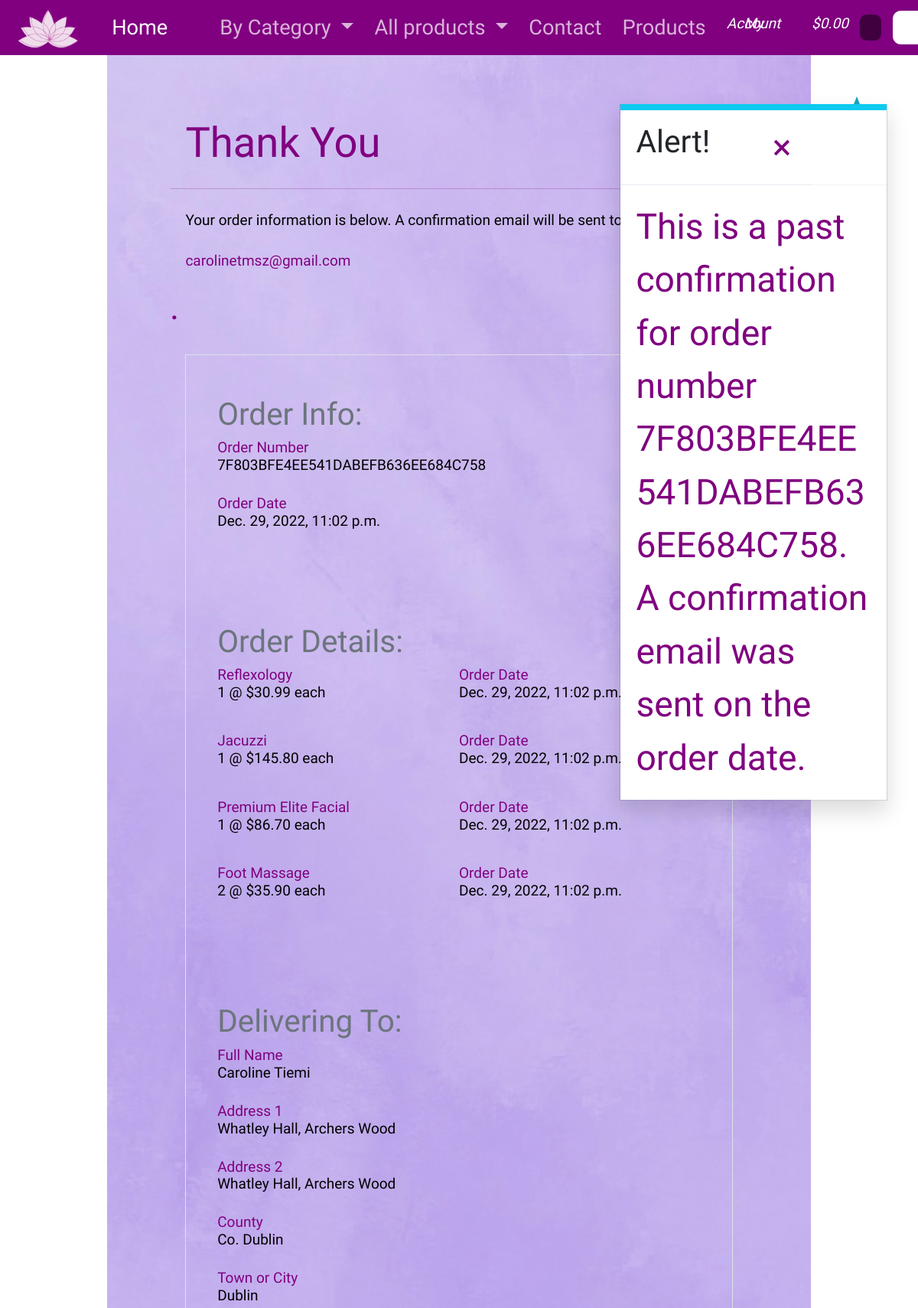
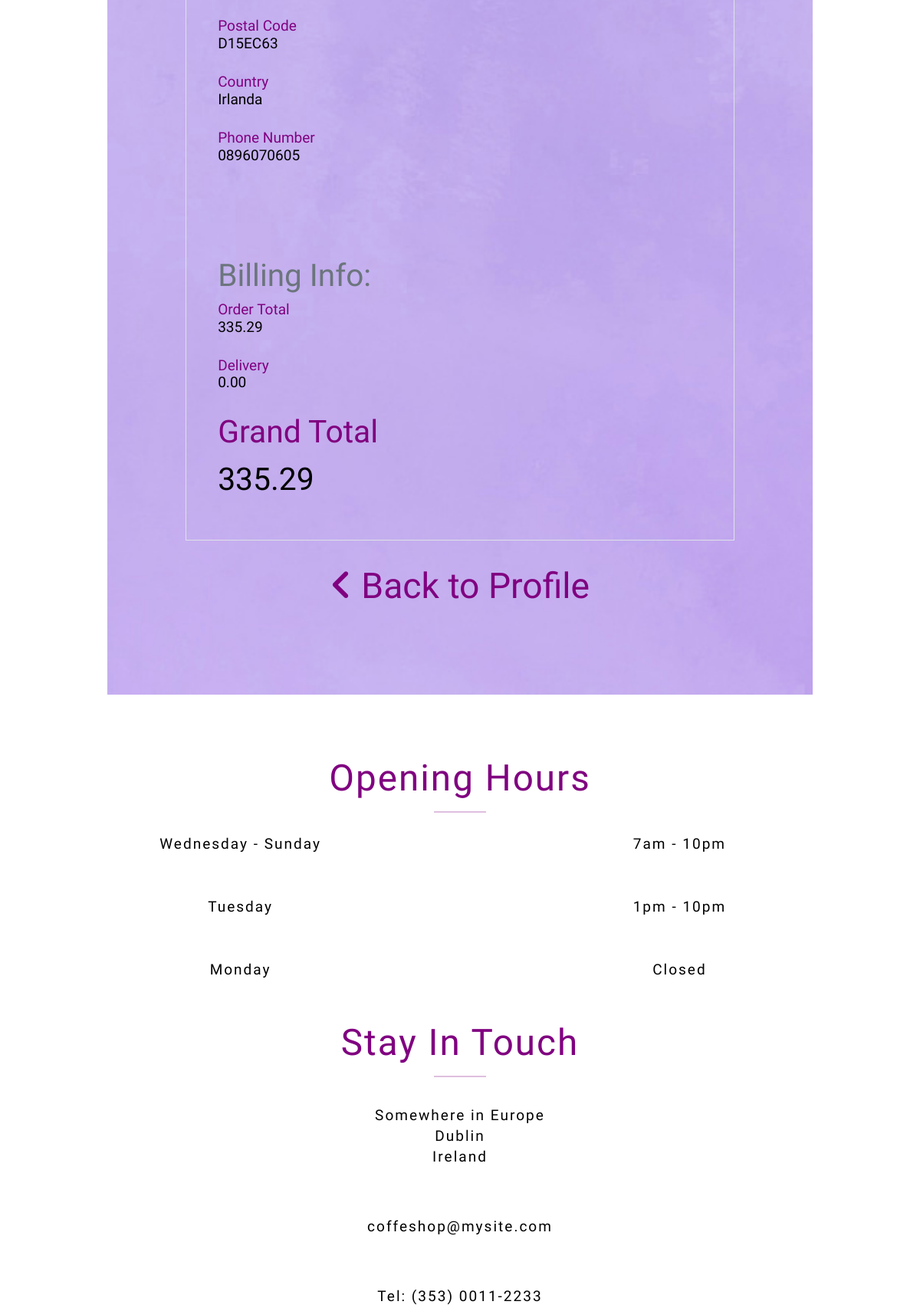
/profile/order_history/7F803BFE4EE541DABEFB636EE684C758 (upper part), run on the app's committed database (2 pictures, top to bottom).
### checkout/models.py (models this page shows, shortened)
class Order(models.Model):
    order_number = models.CharField(max_length=32, null=False, editable=False)
    user_profile = models.ForeignKey(UserProfile, on_delete=models.SET_NULL,
                                     null=True, blank=True, related_name='orders')
    full_name = models.CharField(max_length=50, null=False, blank=False)
    email = models.EmailField(max_length=254, null=False, blank=False)
    phone_number = models.CharField(max_length=20, null=False, blank=False)
    country = CountryField(blank_label='Country *', null=False, blank=False)
    postcode = models.CharField(max_length=20, null=True, blank=True)
    town_or_city = models.CharField(max_length=40, null=False, blank=False)
    street_address1 = models.CharField(max_length=80, null=False, blank=False)
    street_address2 = models.CharField(max_length=80, null=True, blank=True)
    county = models.CharField(max_length=80, null=True, blank=True)
    date = models.DateTimeField(auto_now_add=True)
    delivery_cost = models.DecimalField(max_digits=6, decimal_places=2, null=False, default=0)
    order_total = models.DecimalField(max_digits=10, decimal_places=2, null=False, default=0)
    grand_total = models.DecimalField(max_digits=10, decimal_places=2, null=False, default=0)
    original_bag = models.TextField(null=False, blank=False, default='')
    stripe_pid = models.CharField(max_length=254, null=False, blank=False, default='')

class OrderLineItem(models.Model):
    order = models.ForeignKey(Order, null=False, blank=False, on_delete=models.CASCADE, related_name='lineitems')
    product = models.ForeignKey(Product, null=False, blank=False, on_delete=models.CASCADE)
    quantity = models.IntegerField(null=False, blank=False, default=0)
    lineitem_total = models.DecimalField(max_digits=6, decimal_places=2, null=False, blank=False, editable=False)

### products/models.py (models this page shows, shortened)
class Product(models.Model):
    category = models.ForeignKey('Category', null=True, blank=True, on_delete=models.SET_NULL)
    sku = models.CharField(max_length=254, null=True, blank=True)
    name = models.CharField(max_length=254)
    description = models.TextField()
    price = models.DecimalField(max_digits=6, decimal_places=2)
    rating = models.DecimalField(max_digits=6, decimal_places=2, null=True, blank=True)
    image_url = models.URLField(max_length=1024, null=True, blank=True)
    image = models.ImageField(null=True, blank=True)

### profiles/views.py (the view)
# urls.py: path('order_history/<order_number>', views.order_history, name='order_history'),
def order_history(request, order_number):
    order = get_object_or_404(Order, order_number=order_number)
    messages.info(request, (
        f'This is a past confirmation for order number {order_number}. '
        'A confirmation email was sent on the order date.'
    ))
    template = 'checkout/checkout_success.html'
    context = {
        'order': order,
        'from_profile': True,
    }
    return render(request, template, context)

### bag/contexts.py (called while the page is built, shortened)
def bag_contents(request):
    bag_items = []
    total = 0
    product_count = 0
    bag = request.session.get('bag', {})
    if total < settings.FREE_DELIVERY_THRESHOLD:
        delivery = total * Decimal(settings.STANDARD_DELIVERY_PERCENTAGE / 100)
        free_delivery_delta = settings.FREE_DELIVERY_THRESHOLD - total
    else:
        delivery = 0
        free_delivery_delta = 0
    grand_total = delivery + total
    context = {
        'bag_items': bag_items,
        'total': total,
        'product_count': product_count,
        'delivery': delivery,
        'free_delivery_delta': free_delivery_delta,
        'free_delivery_threshold': settings.FREE_DELIVERY_THRESHOLD,
        'grand_total': grand_total,
    }
    return context

### checkout/templates/checkout/checkout_success.html (shortened to what this page needs)
{% extends "base.html" %}
{% load static %}
{% block extra_css %}
    <link rel="stylesheet" href="{% static 'checkout/css/checkout.css' %}">
{% endblock %}
{% block content %}
    <div class="container">
        <div class="row">
            <h2 class="mb-3">Thank You</h2>
            <hr>
            <p>Your order information is below. A confirmation email will be sent to <h5>{{ order.email }}</h5>.</p>
            <div class="col">
                <div class="order-confirmation-wrapper border">
                    <div class="p-4">
                        <small class="text-muted">Order Info:</small>
                        <h5>Order Number<p>{{ order.order_number }}</p> </h5>
                        <h5>Order Date<p>{{ order.date }}</p></h5>
                    </div>
                    <div class="p-4">
                        <small class="text-muted">Order Details:</small>
                        {% for item in order.lineitems.all %}
                        <div style="display: grid; grid-template-columns: repeat(2,1fr);">
                            <h5>{{ item.product.name }}{% if item.product_size %} - Size {{ item.product.size|upper }}{% endif %}<p>{{ item.quantity }} @ ${{ item.product.price }} each</p></h5>
                            <h5>Order Date<p>{{ order.date }}</p></h5>
                        </div>
                        {% endfor %}
                    </div>
                    <div class="p-4">
                        <small class="text-muted">Delivering To:</small>
                        <h5>Full Name<p>{{ order.full_name }}</p> </h5>
                        <h5>Address 1<p>{{ order.street_address1 }}</p></h5>
                        {% if order.street_address2 %}
                            <h5>Address 2<p>{{ order.street_address1 }}</p></h5>
                        {% endif %}
                        {% if order.county %}
                            <h5>County<p>{{ order.county }}</p></h5>
                        {% endif %}
                        <h5>Town or City<p>{{ order.town_or_city }}</p></h5>
                        {% if order.postcode %}
                            <h5>Postal Code<p>{{ order.postcode }}</p></h5>
                        {% endif %}
                        <h5>Country<p>{{ order.country }}</p></h5>
                        <h5>Phone Number<p>{{ order.phone_number }}</p></h5>
                    </div>
                    <div class="p-4">
                        <small class="text-muted">Billing Info:</small>
                        <h5>Order Total<p>{{ order.order_total }}</p> </h5>
                        <h5>Delivery<p>{{ order.delivery_cost }}</p></h5>
                        <h4>Grand Total<h4 class="text-black">{{ order.grand_total }}</h4></h4>
                    </div>
                </div>
            </div>
            {% if from_profile %}
                <a href="{% url 'profile' %}" class="btn btn-black rounded-0 my-2">
                    <span class="icon mr-2">
                        <i class="fas fa-angle-left"></i>
                    </span>
                    <span>Back to Profile</span>
                </a>
            {% endif %}
        </div>
    </div>
{% endblock %}

### static/css/base.css (style rules this page uses)
* { color: purple; font-size: 1.7rem; padding: 0; margin: 0; font-family: 'Julius Sans One', sans-serif; }
p { font-size: 0.7rem; font-family: 'Mali', cursive; color: black; }
h5 { font-size: 0.7rem; font-family: 'Mali', cursive; }
a { text-decoration: none; }
.row { padding: 3rem 3rem; background-image: url(../Pictures/background-purple.jpg); background-size: cover; background-repeat: no-repeat; background-attachment: fixed; margin: 0; }

### data on the page
Order: email "carolinetmsz@gmail.com", order_number "7F803BFE4EE541DABEFB636EE684C758", date "Dec. 29, 2022, 11:02 p.m.", full_name "Caroline Tiemi", street_address1 "Whatley Hall, Archers Wood", county "Co. Dublin", town_or_city "Dublin", postcode "D15EC63", country "Irlanda", phone_number "0896070605", order_total "335.29", delivery_cost "0.00", grand_total "335.29"
OrderLineItem: product.name "Reflexology", quantity "1", product.price "30.99"
OrderLineItem: product.name "Jacuzzi", quantity "1", product.price "145.80"
OrderLineItem: product.name "Premium Elite Facial", quantity "1", product.price "86.70"
OrderLineItem: product.name "Foot Massage", quantity "2", product.price "35.90"

### other printed values
{{ message }} "This is a past confirmation for order number 7F803BFE4EE541DABEFB636EE684C758. A confirmation email was sent on the order date."
